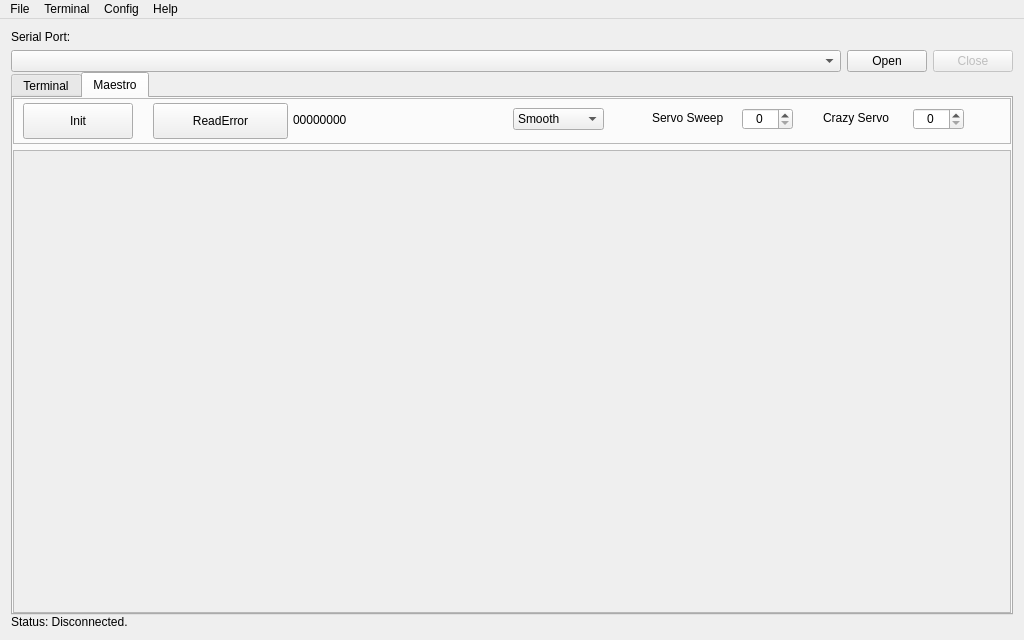
<?xml version="1.0" encoding="UTF-8"?>
<ui version="4.0">
 <class>MainWindow</class>
 <widget class="QMainWindow" name="MainWindow">
  <property name="geometry">
   <rect>
    <x>0</x>
    <y>0</y>
    <width>1024</width>
    <height>640</height>
   </rect>
  </property>
  <property name="sizePolicy">
   <sizepolicy hsizetype="Preferred" vsizetype="Preferred">
    <horstretch>0</horstretch>
    <verstretch>0</verstretch>
   </sizepolicy>
  </property>
  <property name="minimumSize">
   <size>
    <width>640</width>
    <height>380</height>
   </size>
  </property>
  <property name="windowTitle">
   <string>MaestroSerialTerm</string>
  </property>
  <property name="locale">
   <locale language="English" country="UnitedStates"/>
  </property>
  <widget class="QWidget" name="centralWidget">
   <property name="sizePolicy">
    <sizepolicy hsizetype="Maximum" vsizetype="Maximum">
     <horstretch>0</horstretch>
     <verstretch>0</verstretch>
    </sizepolicy>
   </property>
   <property name="minimumSize">
    <size>
     <width>600</width>
     <height>360</height>
    </size>
   </property>
   <layout class="QVBoxLayout" name="verticalLayout">
    <property name="spacing">
     <number>0</number>
    </property>
    <item>
     <layout class="QGridLayout" name="gridLayout">
      <item row="0" column="0">
       <widget class="QLabel" name="label_serialPort">
        <property name="sizePolicy">
         <sizepolicy hsizetype="Fixed" vsizetype="Fixed">
          <horstretch>0</horstretch>
          <verstretch>0</verstretch>
         </sizepolicy>
        </property>
        <property name="font">
         <font>
          <family>Arial</family>
         </font>
        </property>
        <property name="layoutDirection">
         <enum>Qt::LeftToRight</enum>
        </property>
        <property name="locale">
         <locale language="English" country="UnitedStates"/>
        </property>
        <property name="text">
         <string>Serial Port:</string>
        </property>
        <property name="alignment">
         <set>Qt::AlignLeading|Qt::AlignLeft|Qt::AlignVCenter</set>
        </property>
       </widget>
      </item>
      <item row="1" column="4">
       <widget class="QPushButton" name="pushButton_open">
        <property name="sizePolicy">
         <sizepolicy hsizetype="Fixed" vsizetype="Fixed">
          <horstretch>0</horstretch>
          <verstretch>0</verstretch>
         </sizepolicy>
        </property>
        <property name="font">
         <font>
          <family>Arial</family>
         </font>
        </property>
        <property name="locale">
         <locale language="English" country="UnitedStates"/>
        </property>
        <property name="text">
         <string>Open</string>
        </property>
       </widget>
      </item>
      <item row="1" column="5">
       <widget class="QPushButton" name="pushButton_close">
        <property name="enabled">
         <bool>false</bool>
        </property>
        <property name="sizePolicy">
         <sizepolicy hsizetype="Fixed" vsizetype="Fixed">
          <horstretch>0</horstretch>
          <verstretch>0</verstretch>
         </sizepolicy>
        </property>
        <property name="font">
         <font>
          <family>Arial</family>
         </font>
        </property>
        <property name="locale">
         <locale language="English" country="UnitedStates"/>
        </property>
        <property name="text">
         <string>Close</string>
        </property>
       </widget>
      </item>
      <item row="1" column="0" colspan="3">
       <widget class="QComboBox" name="comboBox_SerialPort">
        <property name="enabled">
         <bool>true</bool>
        </property>
        <property name="sizePolicy">
         <sizepolicy hsizetype="Preferred" vsizetype="Fixed">
          <horstretch>0</horstretch>
          <verstretch>0</verstretch>
         </sizepolicy>
        </property>
        <property name="font">
         <font>
          <family>Arial</family>
         </font>
        </property>
        <property name="toolTip">
         <string/>
        </property>
        <property name="layoutDirection">
         <enum>Qt::LeftToRight</enum>
        </property>
        <property name="locale">
         <locale language="English" country="UnitedStates"/>
        </property>
        <property name="editable">
         <bool>false</bool>
        </property>
        <property name="currentText">
         <string/>
        </property>
        <property name="insertPolicy">
         <enum>QComboBox::InsertAlphabetically</enum>
        </property>
        <property name="sizeAdjustPolicy">
         <enum>QComboBox::AdjustToContents</enum>
        </property>
       </widget>
      </item>
     </layout>
    </item>
    <item>
     <widget class="QTabWidget" name="tabWidget">
      <property name="font">
       <font>
        <family>Arial</family>
       </font>
      </property>
      <property name="currentIndex">
       <number>1</number>
      </property>
      <widget class="QWidget" name="tabTerminal">
       <attribute name="title">
        <string>Terminal</string>
       </attribute>
       <layout class="QVBoxLayout" name="verticalLayout_2">
        <property name="leftMargin">
         <number>0</number>
        </property>
        <property name="topMargin">
         <number>0</number>
        </property>
        <property name="rightMargin">
         <number>0</number>
        </property>
        <property name="bottomMargin">
         <number>0</number>
        </property>
        <item>
         <widget class="QScrollArea" name="scrollArea">
          <property name="sizePolicy">
           <sizepolicy hsizetype="Expanding" vsizetype="Expanding">
            <horstretch>0</horstretch>
            <verstretch>0</verstretch>
           </sizepolicy>
          </property>
          <property name="autoFillBackground">
           <bool>false</bool>
          </property>
          <property name="locale">
           <locale language="English" country="UnitedStates"/>
          </property>
          <property name="lineWidth">
           <number>0</number>
          </property>
          <property name="horizontalScrollBarPolicy">
           <enum>Qt::ScrollBarAsNeeded</enum>
          </property>
          <property name="sizeAdjustPolicy">
           <enum>QAbstractScrollArea::AdjustToContents</enum>
          </property>
          <property name="widgetResizable">
           <bool>true</bool>
          </property>
          <property name="alignment">
           <set>Qt::AlignCenter</set>
          </property>
          <widget class="QWidget" name="scrollAreaWidgetContents">
           <property name="geometry">
            <rect>
             <x>0</x>
             <y>0</y>
             <width>994</width>
             <height>379</height>
            </rect>
           </property>
           <property name="sizePolicy">
            <sizepolicy hsizetype="Expanding" vsizetype="Expanding">
             <horstretch>0</horstretch>
             <verstretch>0</verstretch>
            </sizepolicy>
           </property>
           <layout class="QHBoxLayout" name="horizontalLayout_5">
            <property name="leftMargin">
             <number>0</number>
            </property>
            <property name="topMargin">
             <number>0</number>
            </property>
            <property name="rightMargin">
             <number>0</number>
            </property>
            <property name="bottomMargin">
             <number>0</number>
            </property>
            <item>
             <layout class="QHBoxLayout" name="horizontalLayout_6">
              <property name="spacing">
               <number>0</number>
              </property>
              <item>
               <widget class="QTextBrowser" name="textBrowser_serial_Ascii">
                <property name="sizePolicy">
                 <sizepolicy hsizetype="Expanding" vsizetype="Expanding">
                  <horstretch>0</horstretch>
                  <verstretch>0</verstretch>
                 </sizepolicy>
                </property>
                <property name="font">
                 <font>
                  <family>Courier</family>
                  <pointsize>10</pointsize>
                  <weight>50</weight>
                  <italic>false</italic>
                  <bold>false</bold>
                  <underline>false</underline>
                  <strikeout>false</strikeout>
                  <stylestrategy>PreferDefault</stylestrategy>
                  <kerning>false</kerning>
                 </font>
                </property>
                <property name="inputMethodHints">
                 <set>Qt::ImhMultiLine</set>
                </property>
                <property name="horizontalScrollBarPolicy">
                 <enum>Qt::ScrollBarAlwaysOn</enum>
                </property>
                <property name="lineWrapMode">
                 <enum>QTextEdit::NoWrap</enum>
                </property>
                <property name="readOnly">
                 <bool>true</bool>
                </property>
                <property name="html">
                 <string>&lt;!DOCTYPE HTML PUBLIC &quot;-//W3C//DTD HTML 4.0//EN&quot; &quot;http://www.w3.org/TR/REC-html40/strict.dtd&quot;&gt;
&lt;html&gt;&lt;head&gt;&lt;meta name=&quot;qrichtext&quot; content=&quot;1&quot; /&gt;&lt;style type=&quot;text/css&quot;&gt;
p, li { white-space: pre-wrap; }
&lt;/style&gt;&lt;/head&gt;&lt;body style=&quot; font-family:'Courier'; font-size:10pt; font-weight:400; font-style:normal;&quot;&gt;
&lt;p style=&quot;-qt-paragraph-type:empty; margin-top:0px; margin-bottom:0px; margin-left:0px; margin-right:0px; -qt-block-indent:0; text-indent:0px; font-family:'MS Shell Dlg 2'; font-size:7.8pt;&quot;&gt;&lt;br /&gt;&lt;/p&gt;&lt;/body&gt;&lt;/html&gt;</string>
                </property>
                <property name="acceptRichText">
                 <bool>true</bool>
                </property>
                <property name="textInteractionFlags">
                 <set>Qt::TextSelectableByMouse</set>
                </property>
               </widget>
              </item>
              <item>
               <widget class="QTextBrowser" name="textBrowser_serial_Hex">
                <property name="enabled">
                 <bool>true</bool>
                </property>
                <property name="sizePolicy">
                 <sizepolicy hsizetype="Expanding" vsizetype="Expanding">
                  <horstretch>0</horstretch>
                  <verstretch>0</verstretch>
                 </sizepolicy>
                </property>
                <property name="minimumSize">
                 <size>
                  <width>0</width>
                  <height>0</height>
                 </size>
                </property>
                <property name="font">
                 <font>
                  <family>Courier</family>
                  <pointsize>10</pointsize>
                  <weight>50</weight>
                  <italic>false</italic>
                  <bold>false</bold>
                  <underline>false</underline>
                  <strikeout>false</strikeout>
                  <stylestrategy>PreferDefault</stylestrategy>
                  <kerning>false</kerning>
                 </font>
                </property>
                <property name="toolTip">
                 <string/>
                </property>
                <property name="layoutDirection">
                 <enum>Qt::LeftToRight</enum>
                </property>
                <property name="autoFillBackground">
                 <bool>false</bool>
                </property>
                <property name="inputMethodHints">
                 <set>Qt::ImhMultiLine</set>
                </property>
                <property name="frameShape">
                 <enum>QFrame::StyledPanel</enum>
                </property>
                <property name="lineWidth">
                 <number>1</number>
                </property>
                <property name="midLineWidth">
                 <number>0</number>
                </property>
                <property name="horizontalScrollBarPolicy">
                 <enum>Qt::ScrollBarAlwaysOn</enum>
                </property>
                <property name="sizeAdjustPolicy">
                 <enum>QAbstractScrollArea::AdjustIgnored</enum>
                </property>
                <property name="lineWrapMode">
                 <enum>QTextEdit::NoWrap</enum>
                </property>
                <property name="acceptRichText">
                 <bool>true</bool>
                </property>
                <property name="textInteractionFlags">
                 <set>Qt::TextSelectableByMouse</set>
                </property>
               </widget>
              </item>
             </layout>
            </item>
           </layout>
          </widget>
         </widget>
        </item>
        <item>
         <layout class="QHBoxLayout" name="horizontalLayout_7">
          <property name="spacing">
           <number>12</number>
          </property>
          <item>
           <widget class="QLineEdit" name="lineEdit_toSend_Hex">
            <property name="enabled">
             <bool>false</bool>
            </property>
            <property name="sizePolicy">
             <sizepolicy hsizetype="Expanding" vsizetype="Fixed">
              <horstretch>0</horstretch>
              <verstretch>0</verstretch>
             </sizepolicy>
            </property>
            <property name="minimumSize">
             <size>
              <width>0</width>
              <height>0</height>
             </size>
            </property>
            <property name="sizeIncrement">
             <size>
              <width>0</width>
              <height>0</height>
             </size>
            </property>
            <property name="toolTip">
             <string>Hex values to send (eg. DEADBEEF)</string>
            </property>
            <property name="locale">
             <locale language="English" country="UnitedStates"/>
            </property>
            <property name="alignment">
             <set>Qt::AlignLeading|Qt::AlignLeft|Qt::AlignVCenter</set>
            </property>
           </widget>
          </item>
          <item>
           <widget class="QPushButton" name="pushButton_send_Hex">
            <property name="enabled">
             <bool>false</bool>
            </property>
            <property name="sizePolicy">
             <sizepolicy hsizetype="Fixed" vsizetype="Fixed">
              <horstretch>0</horstretch>
              <verstretch>0</verstretch>
             </sizepolicy>
            </property>
            <property name="layoutDirection">
             <enum>Qt::LeftToRight</enum>
            </property>
            <property name="locale">
             <locale language="English" country="UnitedStates"/>
            </property>
            <property name="text">
             <string>Send Hex</string>
            </property>
           </widget>
          </item>
         </layout>
        </item>
        <item>
         <layout class="QHBoxLayout" name="horizontalLayout_3">
          <property name="spacing">
           <number>12</number>
          </property>
          <item>
           <widget class="QLineEdit" name="lineEdit_toSend">
            <property name="enabled">
             <bool>false</bool>
            </property>
            <property name="sizePolicy">
             <sizepolicy hsizetype="Expanding" vsizetype="Fixed">
              <horstretch>0</horstretch>
              <verstretch>0</verstretch>
             </sizepolicy>
            </property>
            <property name="minimumSize">
             <size>
              <width>0</width>
              <height>0</height>
             </size>
            </property>
            <property name="sizeIncrement">
             <size>
              <width>0</width>
              <height>0</height>
             </size>
            </property>
            <property name="toolTip">
             <string>ASCII to send</string>
            </property>
            <property name="locale">
             <locale language="English" country="UnitedStates"/>
            </property>
            <property name="alignment">
             <set>Qt::AlignLeading|Qt::AlignLeft|Qt::AlignVCenter</set>
            </property>
           </widget>
          </item>
          <item>
           <widget class="QPushButton" name="pushButton_send">
            <property name="enabled">
             <bool>false</bool>
            </property>
            <property name="sizePolicy">
             <sizepolicy hsizetype="Fixed" vsizetype="Fixed">
              <horstretch>0</horstretch>
              <verstretch>0</verstretch>
             </sizepolicy>
            </property>
            <property name="layoutDirection">
             <enum>Qt::LeftToRight</enum>
            </property>
            <property name="locale">
             <locale language="English" country="UnitedStates"/>
            </property>
            <property name="text">
             <string>Send Ascii</string>
            </property>
           </widget>
          </item>
         </layout>
        </item>
        <item>
         <layout class="QHBoxLayout" name="horizontalLayout_4">
          <property name="spacing">
           <number>12</number>
          </property>
          <item>
           <widget class="QCheckBox" name="checkBox_autoScroll">
            <property name="sizePolicy">
             <sizepolicy hsizetype="Fixed" vsizetype="Fixed">
              <horstretch>0</horstretch>
              <verstretch>0</verstretch>
             </sizepolicy>
            </property>
            <property name="layoutDirection">
             <enum>Qt::LeftToRight</enum>
            </property>
            <property name="text">
             <string>Autoscroll</string>
            </property>
            <property name="checked">
             <bool>true</bool>
            </property>
           </widget>
          </item>
          <item>
           <spacer name="horizontalSpacer">
            <property name="orientation">
             <enum>Qt::Horizontal</enum>
            </property>
            <property name="sizeType">
             <enum>QSizePolicy::Expanding</enum>
            </property>
            <property name="sizeHint" stdset="0">
             <size>
              <width>180</width>
              <height>20</height>
             </size>
            </property>
           </spacer>
          </item>
          <item>
           <widget class="QComboBox" name="comboBox_EOL">
            <property name="sizePolicy">
             <sizepolicy hsizetype="Fixed" vsizetype="Fixed">
              <horstretch>0</horstretch>
              <verstretch>0</verstretch>
             </sizepolicy>
            </property>
            <property name="minimumSize">
             <size>
              <width>0</width>
              <height>0</height>
             </size>
            </property>
            <property name="layoutDirection">
             <enum>Qt::LeftToRight</enum>
            </property>
            <property name="autoFillBackground">
             <bool>false</bool>
            </property>
            <property name="editable">
             <bool>false</bool>
            </property>
            <property name="currentText">
             <string/>
            </property>
            <property name="maxVisibleItems">
             <number>10</number>
            </property>
            <property name="sizeAdjustPolicy">
             <enum>QComboBox::AdjustToContents</enum>
            </property>
           </widget>
          </item>
          <item>
           <widget class="QComboBox" name="comboBox_bauds">
            <property name="sizePolicy">
             <sizepolicy hsizetype="Fixed" vsizetype="Fixed">
              <horstretch>0</horstretch>
              <verstretch>0</verstretch>
             </sizepolicy>
            </property>
            <property name="layoutDirection">
             <enum>Qt::LeftToRight</enum>
            </property>
            <property name="editable">
             <bool>true</bool>
            </property>
            <property name="currentText">
             <string/>
            </property>
            <property name="maxVisibleItems">
             <number>10</number>
            </property>
            <property name="sizeAdjustPolicy">
             <enum>QComboBox::AdjustToContents</enum>
            </property>
           </widget>
          </item>
          <item>
           <widget class="QPushButton" name="pushButton_clear">
            <property name="enabled">
             <bool>true</bool>
            </property>
            <property name="sizePolicy">
             <sizepolicy hsizetype="Fixed" vsizetype="Fixed">
              <horstretch>0</horstretch>
              <verstretch>0</verstretch>
             </sizepolicy>
            </property>
            <property name="layoutDirection">
             <enum>Qt::RightToLeft</enum>
            </property>
            <property name="text">
             <string>Clear</string>
            </property>
           </widget>
          </item>
         </layout>
        </item>
       </layout>
      </widget>
      <widget class="QWidget" name="tabMaestro">
       <attribute name="title">
        <string>Maestro</string>
       </attribute>
       <layout class="QVBoxLayout" name="verticalLayout_3">
        <property name="leftMargin">
         <number>0</number>
        </property>
        <property name="topMargin">
         <number>0</number>
        </property>
        <property name="rightMargin">
         <number>0</number>
        </property>
        <property name="bottomMargin">
         <number>0</number>
        </property>
        <item>
         <widget class="QFrame" name="frame">
          <property name="minimumSize">
           <size>
            <width>0</width>
            <height>46</height>
           </size>
          </property>
          <property name="font">
           <font>
            <family>Arial</family>
           </font>
          </property>
          <property name="frameShape">
           <enum>QFrame::StyledPanel</enum>
          </property>
          <property name="frameShadow">
           <enum>QFrame::Raised</enum>
          </property>
          <widget class="QPushButton" name="pushButtonInit">
           <property name="geometry">
            <rect>
             <x>10</x>
             <y>5</y>
             <width>110</width>
             <height>36</height>
            </rect>
           </property>
           <property name="font">
            <font>
             <family>Arial</family>
            </font>
           </property>
           <property name="toolTip">
            <string>Init targetPosition.</string>
           </property>
           <property name="text">
            <string>Init</string>
           </property>
          </widget>
          <widget class="QPushButton" name="pushButtonReadError">
           <property name="geometry">
            <rect>
             <x>140</x>
             <y>5</y>
             <width>135</width>
             <height>36</height>
            </rect>
           </property>
           <property name="font">
            <font>
             <family>Arial</family>
            </font>
           </property>
           <property name="text">
            <string>ReadError</string>
           </property>
          </widget>
          <widget class="QLabel" name="labelError">
           <property name="geometry">
            <rect>
             <x>280</x>
             <y>12</y>
             <width>91</width>
             <height>20</height>
            </rect>
           </property>
           <property name="font">
            <font>
             <family>Arial</family>
            </font>
           </property>
           <property name="text">
            <string>00000000</string>
           </property>
          </widget>
          <widget class="QLabel" name="label_2">
           <property name="geometry">
            <rect>
             <x>639</x>
             <y>12</y>
             <width>91</width>
             <height>16</height>
            </rect>
           </property>
           <property name="font">
            <font>
             <family>Arial</family>
            </font>
           </property>
           <property name="text">
            <string>Servo Sweep</string>
           </property>
          </widget>
          <widget class="QLabel" name="label_3">
           <property name="geometry">
            <rect>
             <x>810</x>
             <y>12</y>
             <width>91</width>
             <height>16</height>
            </rect>
           </property>
           <property name="font">
            <font>
             <family>Arial</family>
            </font>
           </property>
           <property name="text">
            <string>Crazy Servo</string>
           </property>
          </widget>
          <widget class="QSpinBox" name="spinBoxSweep">
           <property name="geometry">
            <rect>
             <x>729</x>
             <y>10</y>
             <width>51</width>
             <height>22</height>
            </rect>
           </property>
           <property name="toolTip">
            <string>0-99s,
Hit &lt;Enter&gt; to apply!</string>
           </property>
           <property name="alignment">
            <set>Qt::AlignCenter</set>
           </property>
          </widget>
          <widget class="QSpinBox" name="spinBoxCrazy">
           <property name="geometry">
            <rect>
             <x>900</x>
             <y>10</y>
             <width>51</width>
             <height>22</height>
            </rect>
           </property>
           <property name="toolTip">
            <string>0-99s,
Hit &lt;Enter&gt; to apply!</string>
           </property>
           <property name="alignment">
            <set>Qt::AlignCenter</set>
           </property>
          </widget>
          <widget class="QComboBox" name="comboBoxSmooth">
           <property name="geometry">
            <rect>
             <x>500</x>
             <y>10</y>
             <width>91</width>
             <height>22</height>
            </rect>
           </property>
           <item>
            <property name="text">
             <string>Smooth</string>
            </property>
           </item>
           <item>
            <property name="text">
             <string>Fast</string>
            </property>
           </item>
          </widget>
         </widget>
        </item>
        <item>
         <widget class="QScrollArea" name="scrollAreaMaestro">
          <property name="font">
           <font>
            <family>Arial</family>
           </font>
          </property>
          <property name="widgetResizable">
           <bool>true</bool>
          </property>
          <widget class="QWidget" name="scrollAreaWidgetContents_2">
           <property name="geometry">
            <rect>
             <x>0</x>
             <y>0</y>
             <width>994</width>
             <height>437</height>
            </rect>
           </property>
           <layout class="QVBoxLayout" name="verticalLayout_4">
            <item>
             <layout class="QGridLayout" name="gridLayoutMaestro"/>
            </item>
           </layout>
          </widget>
         </widget>
        </item>
       </layout>
      </widget>
     </widget>
    </item>
    <item>
     <widget class="QLabel" name="label_status">
      <property name="sizePolicy">
       <sizepolicy hsizetype="Expanding" vsizetype="Preferred">
        <horstretch>0</horstretch>
        <verstretch>0</verstretch>
       </sizepolicy>
      </property>
      <property name="font">
       <font>
        <family>Arial</family>
       </font>
      </property>
      <property name="layoutDirection">
       <enum>Qt::LeftToRight</enum>
      </property>
      <property name="text">
       <string>Status: Disconnected.</string>
      </property>
      <property name="alignment">
       <set>Qt::AlignLeading|Qt::AlignLeft|Qt::AlignVCenter</set>
      </property>
     </widget>
    </item>
   </layout>
  </widget>
  <widget class="QMenuBar" name="menuBar">
   <property name="geometry">
    <rect>
     <x>0</x>
     <y>0</y>
     <width>1024</width>
     <height>25</height>
    </rect>
   </property>
   <widget class="QMenu" name="menuFile">
    <property name="title">
     <string>File</string>
    </property>
    <addaction name="actionExit"/>
   </widget>
   <widget class="QMenu" name="menuConfig">
    <property name="title">
     <string>Config</string>
    </property>
    <addaction name="actionEnable_Disable_Timestamp"/>
    <addaction name="action_Timestamp_with_ms"/>
   </widget>
   <widget class="QMenu" name="menuHelp">
    <property name="title">
     <string>Help</string>
    </property>
    <addaction name="actionAbout"/>
   </widget>
   <widget class="QMenu" name="menuTerminal">
    <property name="title">
     <string>Terminal</string>
    </property>
    <addaction name="actionASCII_Terminal"/>
    <addaction name="actionHEX_Terminal"/>
    <addaction name="actionBoth_ASCII_HEX_Terminals"/>
   </widget>
   <addaction name="menuFile"/>
   <addaction name="menuTerminal"/>
   <addaction name="menuConfig"/>
   <addaction name="menuHelp"/>
  </widget>
  <action name="actionEnable_Disable_Timestamp">
   <property name="checkable">
    <bool>true</bool>
   </property>
   <property name="text">
    <string>Enable/Disable Timestamp</string>
   </property>
  </action>
  <action name="action_Timestamp_with_ms">
   <property name="checkable">
    <bool>true</bool>
   </property>
   <property name="enabled">
    <bool>false</bool>
   </property>
   <property name="text">
    <string>    Timestamp with ms</string>
   </property>
  </action>
  <action name="actionExit">
   <property name="text">
    <string>Exit</string>
   </property>
  </action>
  <action name="actionAbout">
   <property name="text">
    <string>About</string>
   </property>
  </action>
  <action name="actionHEX_Terminal">
   <property name="checkable">
    <bool>true</bool>
   </property>
   <property name="text">
    <string>HEX Terminal</string>
   </property>
  </action>
  <action name="actionBoth_ASCII_HEX_Terminals">
   <property name="checkable">
    <bool>true</bool>
   </property>
   <property name="text">
    <string>Both ASCII-HEX Terminals</string>
   </property>
  </action>
  <action name="actionASCII_Terminal">
   <property name="checkable">
    <bool>true</bool>
   </property>
   <property name="checked">
    <bool>true</bool>
   </property>
   <property name="enabled">
    <bool>false</bool>
   </property>
   <property name="text">
    <string>ASCII Terminal</string>
   </property>
  </action>
 </widget>
 <layoutdefault spacing="6" margin="11"/>
 <tabstops>
  <tabstop>comboBox_SerialPort</tabstop>
  <tabstop>pushButton_open</tabstop>
  <tabstop>pushButton_close</tabstop>
  <tabstop>checkBox_autoScroll</tabstop>
  <tabstop>comboBox_EOL</tabstop>
  <tabstop>comboBox_bauds</tabstop>
  <tabstop>pushButton_clear</tabstop>
 </tabstops>
 <resources/>
 <connections/>
</ui>
